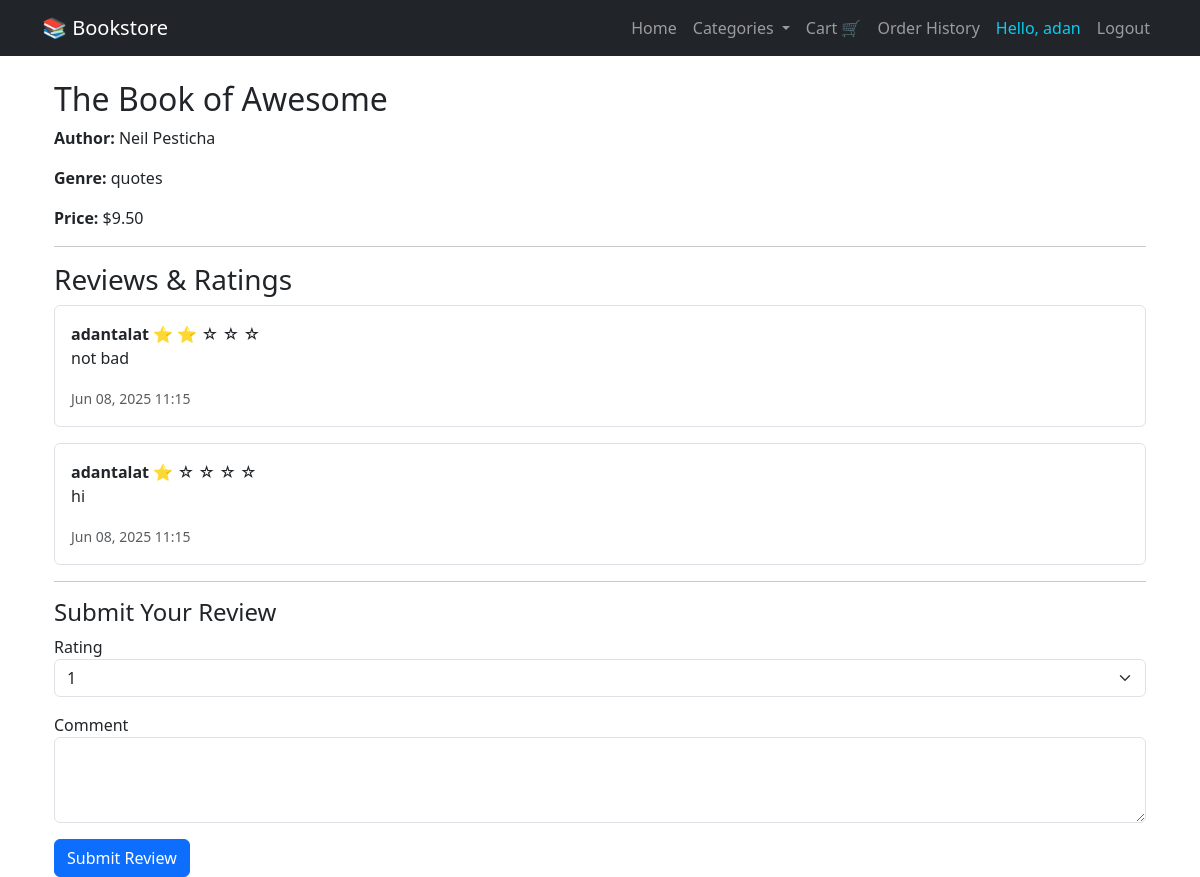
Page /book/16 (signed in) on the committed database.
### app/models.py (models this page shows, shortened)
class User(db.Model, UserMixin):
    id = db.Column(db.Integer, primary_key=True)
    username = db.Column(db.String(150), nullable=False, unique=True)
    email = db.Column(db.String(150), nullable=False, unique=True)
    password = db.Column(db.String(150), nullable=False)
    is_admin = db.Column(db.Boolean, default=False)
    cart_items = db.relationship('CartItem', backref='user', lazy=True)
    orders = db.relationship('Order', backref='user', lazy=True)
    reviews = db.relationship('Review', backref='user', lazy=True)

class Book(db.Model):
    id = db.Column(db.Integer, primary_key=True)
    title = db.Column(db.String(100), nullable=False)
    author = db.Column(db.String(100))
    genre = db.Column(db.String(50))
    price = db.Column(db.Float)
    cart_items = db.relationship('CartItem', backref='book', lazy=True)
    order_items = db.relationship('OrderItem', backref='book', lazy=True)
    reviews = db.relationship('Review', backref='book', lazy=True)

class Review(db.Model):
    id = db.Column(db.Integer, primary_key=True)
    rating = db.Column(db.Integer, nullable=False) # e.g., 1 to 5 stars
    comment = db.Column(db.Text)
    user_id = db.Column(db.Integer, db.ForeignKey('user.id'), nullable=False)
    book_id = db.Column(db.Integer, db.ForeignKey('book.id'), nullable=False)
    timestamp = db.Column(db.DateTime, default=datetime.utcnow)

### app/routes.py (the view, shortened to what this page needs)
@main.route('/book/<int:book_id>', methods=['GET', 'POST'])
@login_required
def book_detail(book_id):
    book = Book.query.get_or_404(book_id)
    form = ReviewForm()
    reviews = Review.query.filter_by(book_id=book_id).order_by(Review.timestamp.desc()).all()
    return render_template('book_detail.html', book=book, reviews=reviews, form=form)

### app/forms.py
class ReviewForm(FlaskForm):
    rating = SelectField(
        'Rating',
        choices=[('1', '1'), ('2', '2'), ('3', '3'), ('4', '4'), ('5', '5')],
        validators=[DataRequired()]
    )
    comment = TextAreaField('Comment', validators=[DataRequired()])
    submit = SubmitField('Submit Review')

### app/__init__.py (called while the page is built)
def create_app():
    app = Flask(__name__)
    app.config.from_object('config.Config')
    db.init_app(app)
    login_manager.init_app(app)
    bcrypt.init_app(app)
    migrate.init_app(app, db)  # <-- initialize migrate with app and db
    login_manager.login_view = 'auth.login'
    login_manager.login_message_category = 'info'
    from .routes import main
    app.register_blueprint(main)
    from app.models import User  # import User model for login_manager
    @login_manager.user_loader
    def load_user(user_id):
        return User.query.get(int(user_id))
    return app

### app/templates/book_detail.html (shortened to what this page needs)
{% extends "base.html" %}
{% block content %}
<div class="container mt-4">
  <h2>{{ book.title }}</h2>
  <p><strong>Author:</strong> {{ book.author }}</p>
  <p><strong>Genre:</strong> {{ book.genre }}</p>
  <p><strong>Price:</strong> ${{ "%.2f"|format(book.price) }}</p>
  <hr>
  <h3>Reviews & Ratings</h3>
  {% if reviews %}
    {% for review in reviews %}
      <div class="mb-3 p-3 border rounded">
        <strong>{{ review.user.username }}</strong>
        <span>
          {% for i in range(review.rating) %}
            ⭐
          {% endfor %}
          {% for i in range(5 - review.rating) %}
            ☆
          {% endfor %}
        </span>
        <p>{{ review.comment }}</p>
        <small class="text-muted">{{ review.timestamp.strftime('%b %d, %Y %H:%M') }}</small>
      </div>
    {% endfor %}
  {% else %}
    <p>No reviews yet. Be the first to review!</p>
  {% endif %}
  <hr>
  <h4>Submit Your Review</h4>
  <form method="POST">
    <div class="mb-3">
      {{ form.rating.label }}<br>
      {{ form.rating(class="form-select") }}
    </div>
    <div class="mb-3">
      {{ form.comment.label }}
      {{ form.comment(class="form-control", rows="3") }}
    </div>
    <button type="submit" class="btn btn-primary">Submit Review</button>
  </form>
</div>
{% endblock %}

### app/templates/base.html (shortened to what this page needs)
<!DOCTYPE html>
<html lang="en">
<head>
  <link href="https://cdn.jsdelivr.net/npm/bootstrap@5.3.0/dist/css/bootstrap.min.css" rel="stylesheet" />
</head>
<body>
  <nav class="navbar navbar-expand-lg navbar-dark bg-dark mb-4">
    <div class="container">
      <a class="navbar-brand" href="{{ url_for('main.home') }}">📚 Bookstore</a>
      <div class="collapse navbar-collapse" id="navbarNav">
        <ul class="navbar-nav ms-auto">
          <li class="nav-item">
            <a class="nav-link" href="{{ url_for('main.home') }}">Home</a>
          </li>
          <li class="nav-item dropdown">
            <a class="nav-link dropdown-toggle" href="#" id="navbarDropdown" role="button" data-bs-toggle="dropdown">
              Categories
            </a>
          </li>
          <li class="nav-item">
            <a class="nav-link" href="{{ url_for('main.cart') }}">Cart 🛒</a>
          </li>
          {% if current_user.is_authenticated %}
            <li class="nav-item">
              <a class="nav-link" href="{{ url_for('main.order_history') }}">Order History</a>
            </li>
            <li class="nav-item">
              <span class="nav-link text-info">Hello, {{ current_user.username }}</span>
            </li>
            <li class="nav-item">
              <a class="nav-link" href="{{ url_for('main.logout') }}">Logout</a>
            </li>
          {% endif %}
        </ul>
      </div>
    </div>
  </nav>
  <div class="container">
    {% block content %}{% endblock %}
  </div>
</body>
</html>

### rows in the picture
User: username "adan"
Book: title "The Book of Awesome", author "Neil Pesticha", genre "quotes", price "9.50"
Review: user.username "adantalat", rating 2 (drawn), comment "not bad", timestamp "Jun 08, 2025 11:15"
Review: user.username "adantalat", rating 1 (drawn), comment "hi", timestamp "Jun 08, 2025 11:15"
